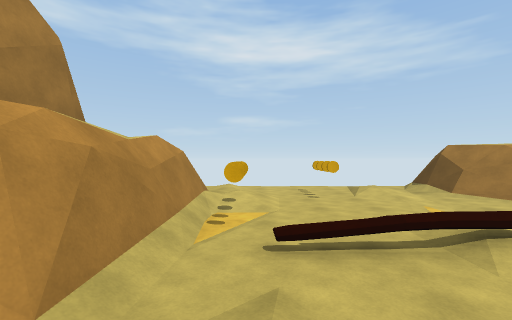
View 1 (above)

16 first-person views from a walk through a Unity game level. The camera is 1.4 m above the floor, looks level and sees 90° across. The floor is counted in squares, 2 m on a side. Each view is taken from the middle of a square. On the plan, view 1 faces up. The plan holds only what a view shows up to about 9 squares ahead; the rest is blank. The place goes on beyond the plan. The player is left out.

View 2
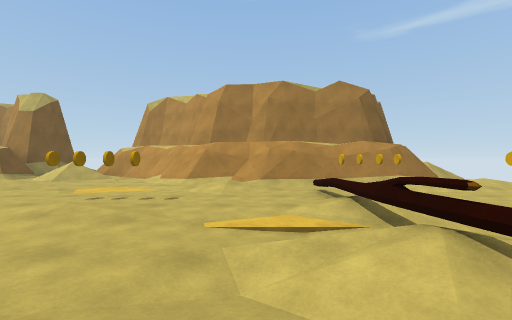

View 3
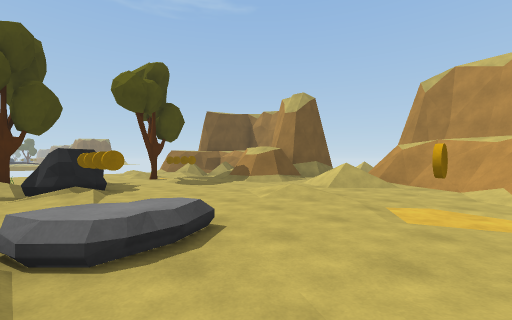

View 4
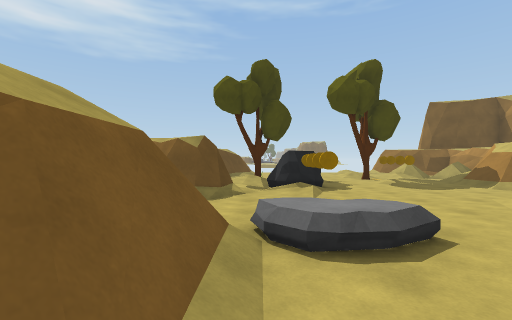

View 5
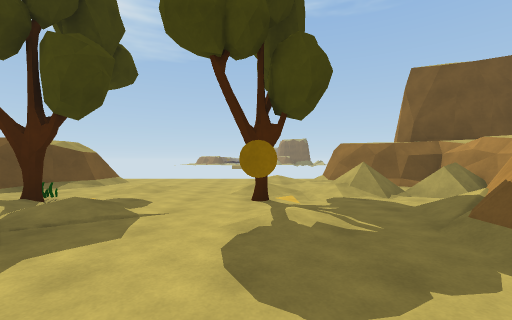

View 6
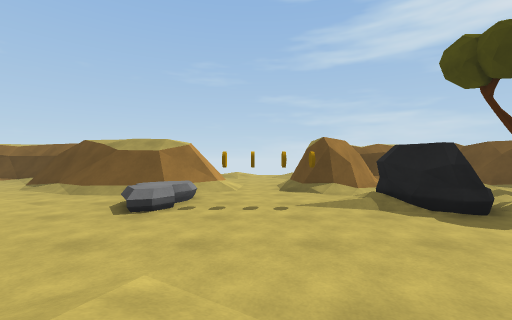

View 7
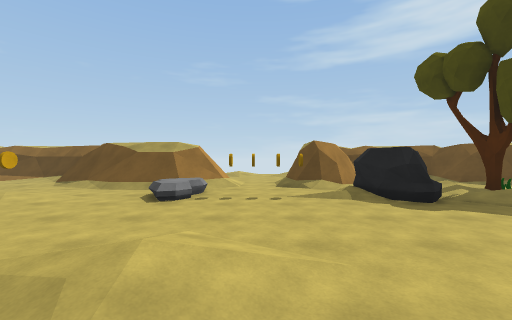

View 8
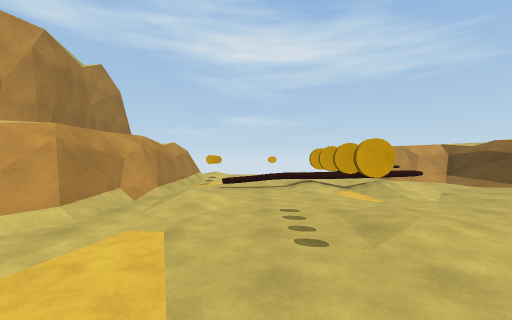

View 9
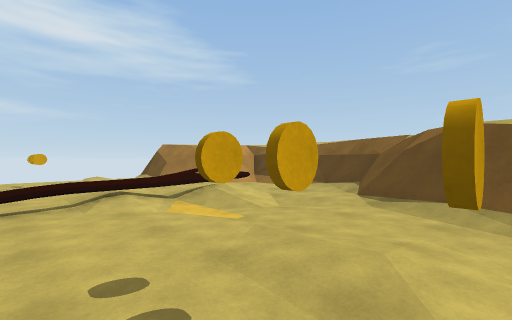

View 10
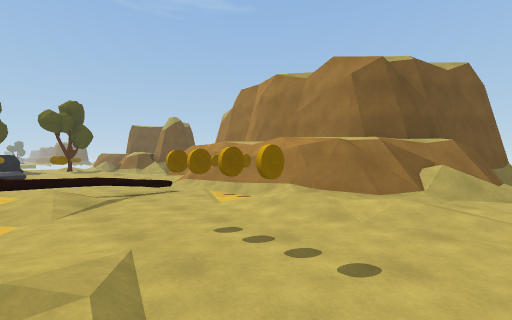

View 11
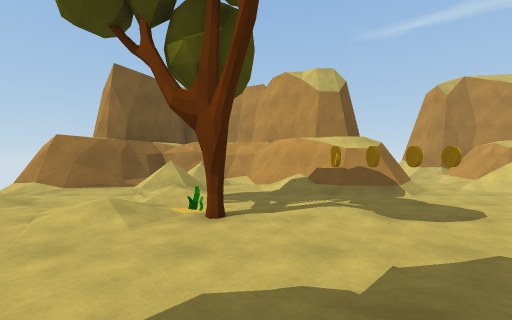

View 12
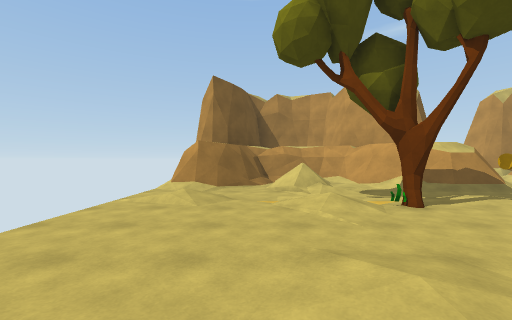

View 13
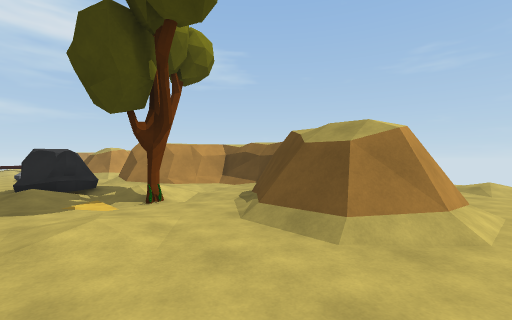

View 14
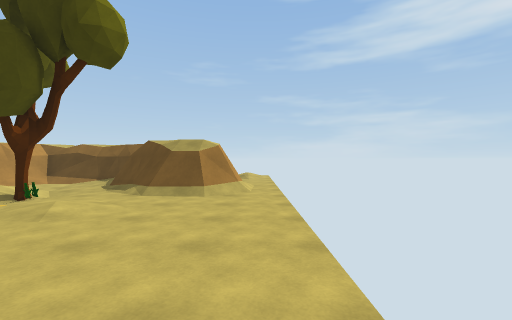

View 15
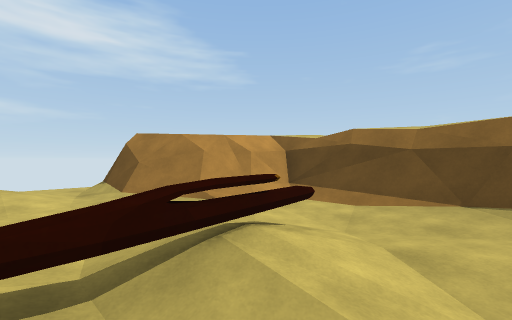

View 16
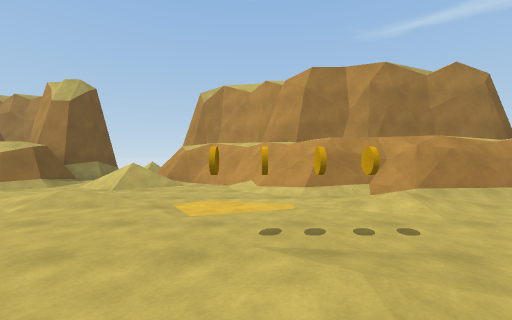

### Floor plan
Key: @ floor where view 1 was taken; # wall or solid block; x gap in a wall; . main floor; : floor 0.25 m higher than the main floor; - floor 0.25 m lower than the main floor; + floor 0.5 m higher than the main floor; / step, stairs or slope; = window, fence, low wall or low ledge; R rock; T tree; O other object.
Columns run from 6 left of view 1 to 9 right of it. Each row starts with its distance up from view 1.
  8 #///.......x
  7 ##=//:...:.#
  6  ##=#/:..:.##
  5   ####:..../###
  4     ##....-./##
  3     ##..:...-##
  2     ##.=/.==-##
  1     ##:....-.##
  0     #/@.....##
 -1    ##....../##
 -2    #=......##
 -3   ##....../##
 -4 ###=.....+=##
 -5 ###//./..R/##..
 -6  ../...........
 -7   .........##..
 -8  ###/....R.##
 -9   ##/.../R./###
-10   ##....///..#
-11  ##/..T...T.-#
-12  #=./-O...O.##
-13  #///.:....###
-14  ##/.-..../##
-15   ##//..../## ..
-16    ##...........

Where each view was taken, in squares from view 1:
view 1: 0 up, 0 right, facing up
view 2: 1 up, 6 right, facing left
view 3: 2 down, 4 right, facing down-left
view 4: 2 down, 4 right, facing down
view 5: 7 down, 0 right, facing down
view 6: 6 down, 1 left, facing right
view 7: 6 down, 2 left, facing right
view 8: 4 down, 1 right, facing up
view 9: 2 down, 1 right, facing up-right
view 10: 8 up, 3 right, facing down-left
view 11: 11 down, 3 right, facing left
view 12: 14 down, 4 right, facing left
view 13: 16 down, 2 right, facing up-right
view 14: 16 down, 1 left, facing right
view 15: 1 up, 3 right, facing up-right
view 16: 2 down, 4 right, facing left
